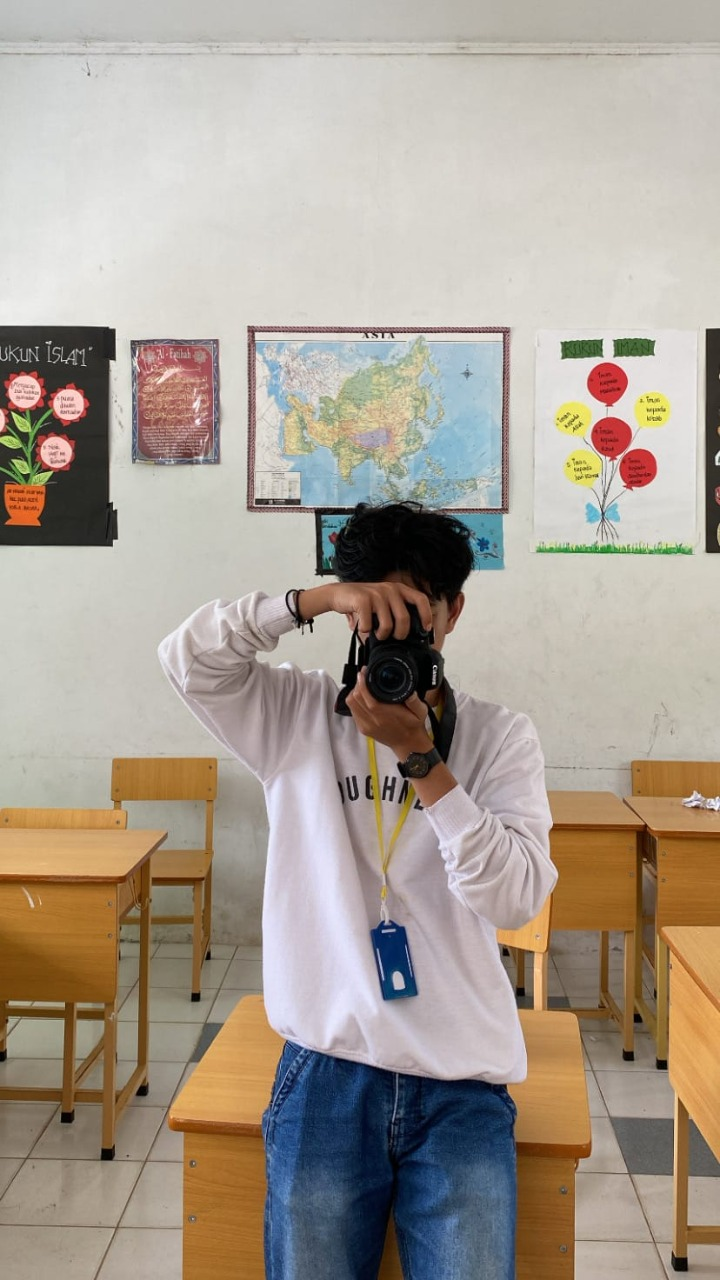
#> input picture Codingan/Foto11.jpeg, 720 x 1280 px
$ jupyter execute --allow-errors code.ipynb
#> lines starting #> are read from the running program, lines starting #| are printed output that depends on the picture
Membuat gambar menjadi GrayScale

[cell 1]
from turtle import color
import matplotlib, cv2
import matplotlib.pyplot as plt

foto1 = cv2.imread('Foto1.png')
#> (the rest of this cell did not finish here and is left out)

[cell 2]
foto2 = cv2.imread('Foto2.jpg')
#> (the rest of this cell did not finish here and is left out)

Histogram Equalization kualitas buruk

[cell 3]
import cv2, numpy as num
import matplotlib.pyplot as plt

gambarBuruk = cv2.imread('Foto3.jpeg')
#> (the rest of this cell did not finish here and is left out)

Blur Image

[cell 4]
import cv2

img = cv2.imread('Foto11.jpeg')
#> img is the input picture: shape (1280, 720, 3); mean B, G, R 147.6, 159.3, 169.6
img = cv2.resize(img, (500, 650))
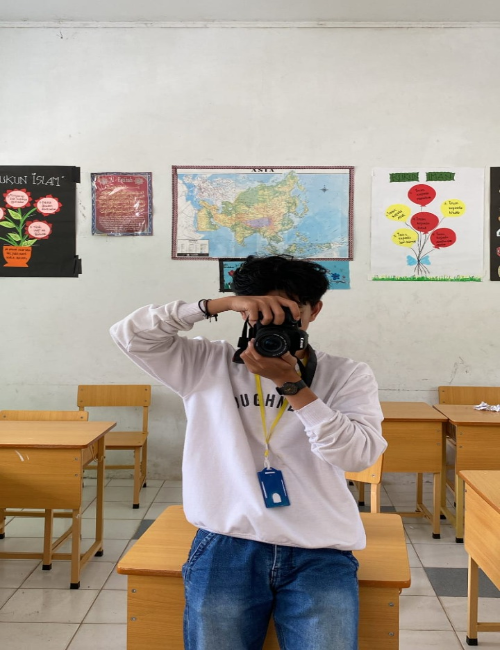
#> img: shape (650, 500, 3); mean B, G, R 147.5, 159.2, 169.5
blur_img = cv2.blur(img, (10, 10))
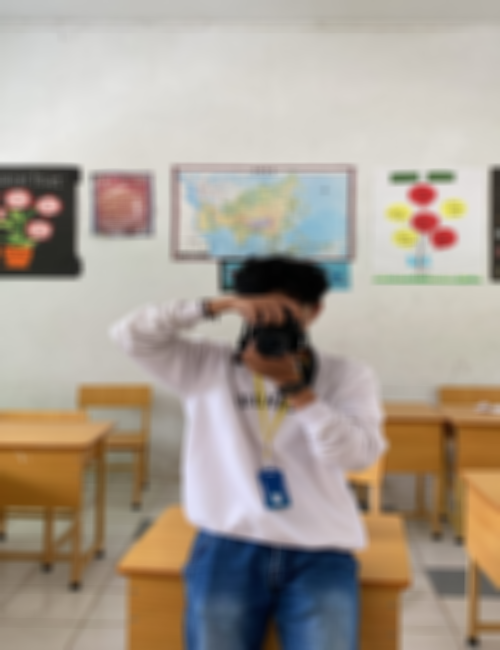
#> blur_img: shape (650, 500, 3); mean B, G, R 147.6, 159.3, 169.6

cv2.imshow('Blur Image', blur_img)
cv2.waitKey(0)

$ run again, with Codingan/Foto10.jpeg copied over Codingan/Foto11.jpeg
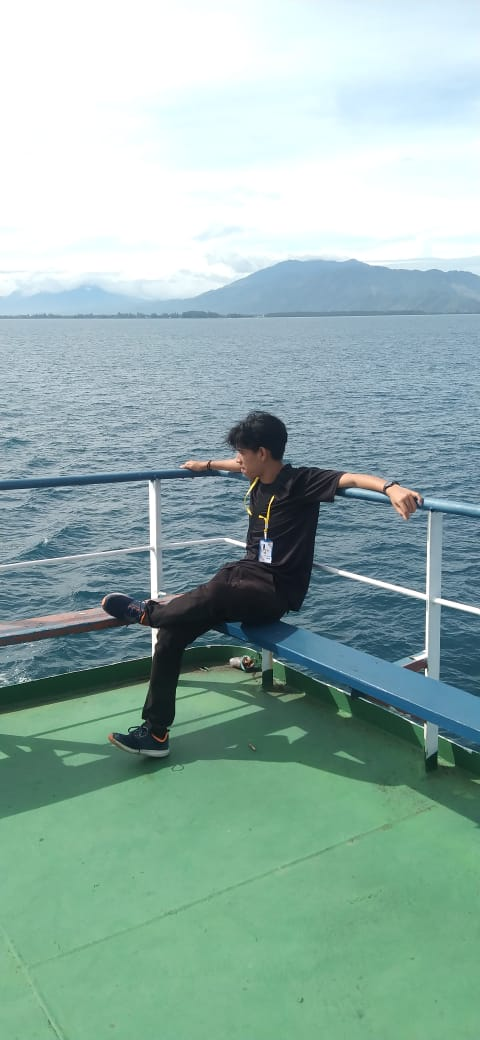
#> input picture Codingan/Foto10.jpeg, 480 x 1040 px
#> img is the input picture: shape (1040, 480, 3); mean B, G, R 170, 176.5, 147.3
#> `img = cv2.resize(img, (500, 650))`:
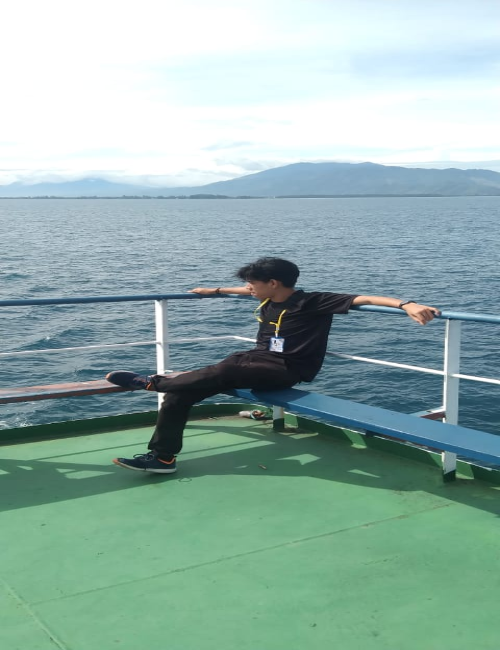
#> img: shape (650, 500, 3); mean B, G, R 170, 176.4, 147.2
#> `blur_img = cv2.blur(img, (10, 10))`:
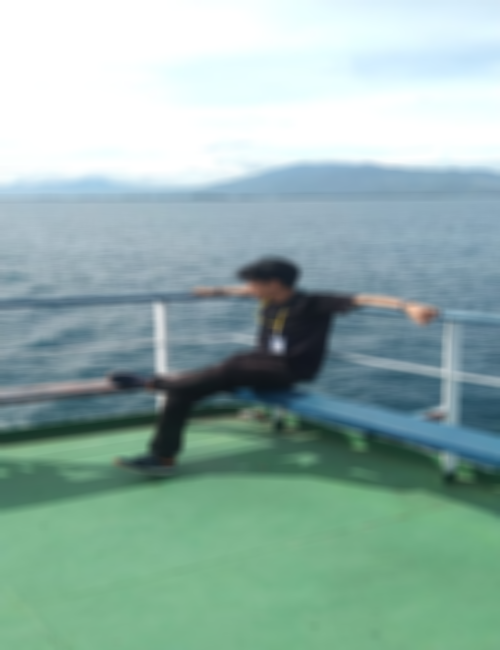
#> blur_img: shape (650, 500, 3); mean B, G, R 170.1, 176.5, 147.3

$ run again, with Codingan/Foto12.jpeg copied over Codingan/Foto11.jpeg
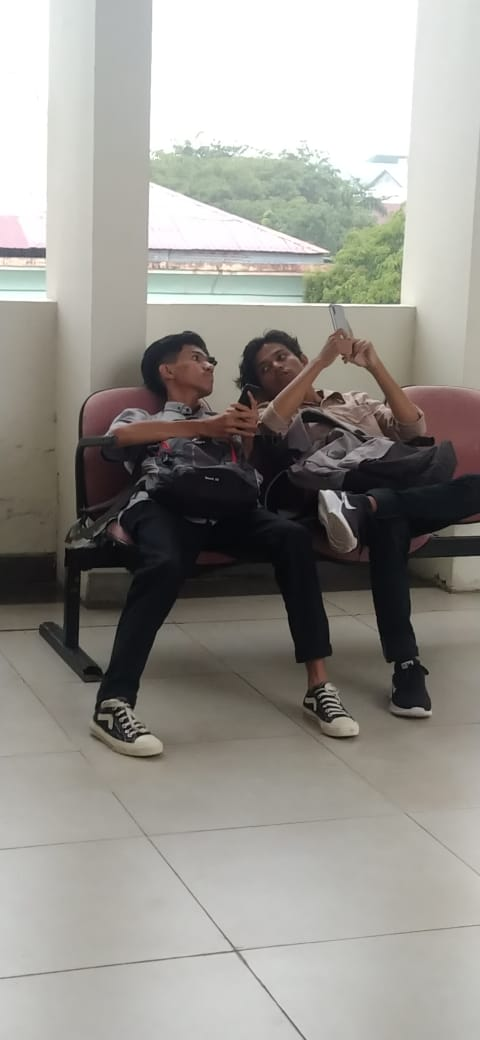
#> input picture Codingan/Foto12.jpeg, 480 x 1040 px
#> img is the input picture: shape (1040, 480, 3); mean B, G, R 144.2, 149.8, 152.1
#> `img = cv2.resize(img, (500, 650))`:
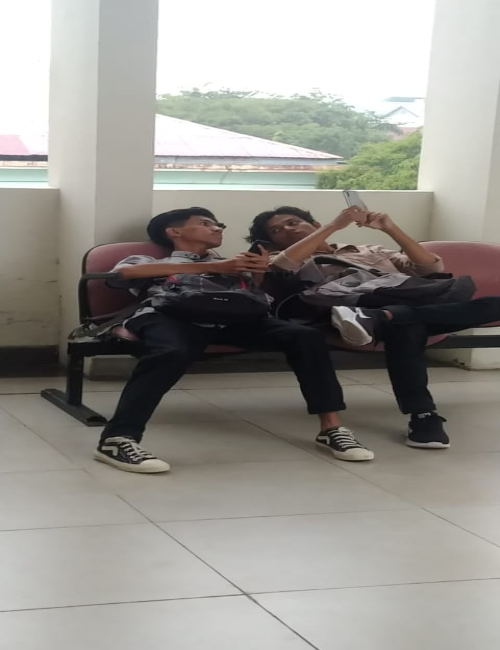
#> img: shape (650, 500, 3); mean B, G, R 144.2, 149.7, 152.1
#> `blur_img = cv2.blur(img, (10, 10))`:
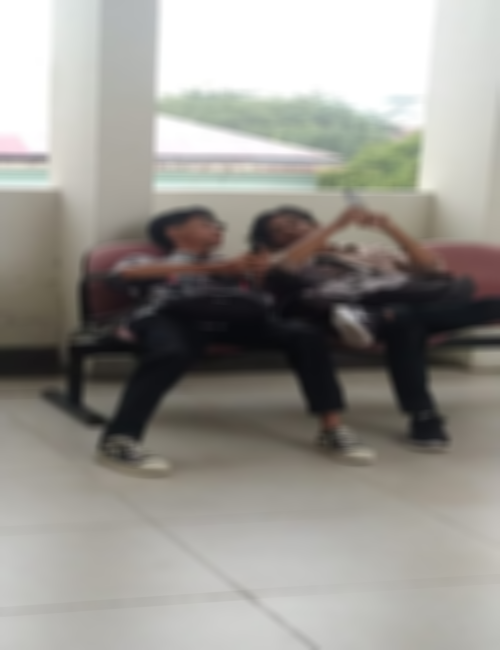
#> blur_img: shape (650, 500, 3); mean B, G, R 144.2, 149.8, 152.2

$ run again, with Codingan/Foto13.jpeg copied over Codingan/Foto11.jpeg
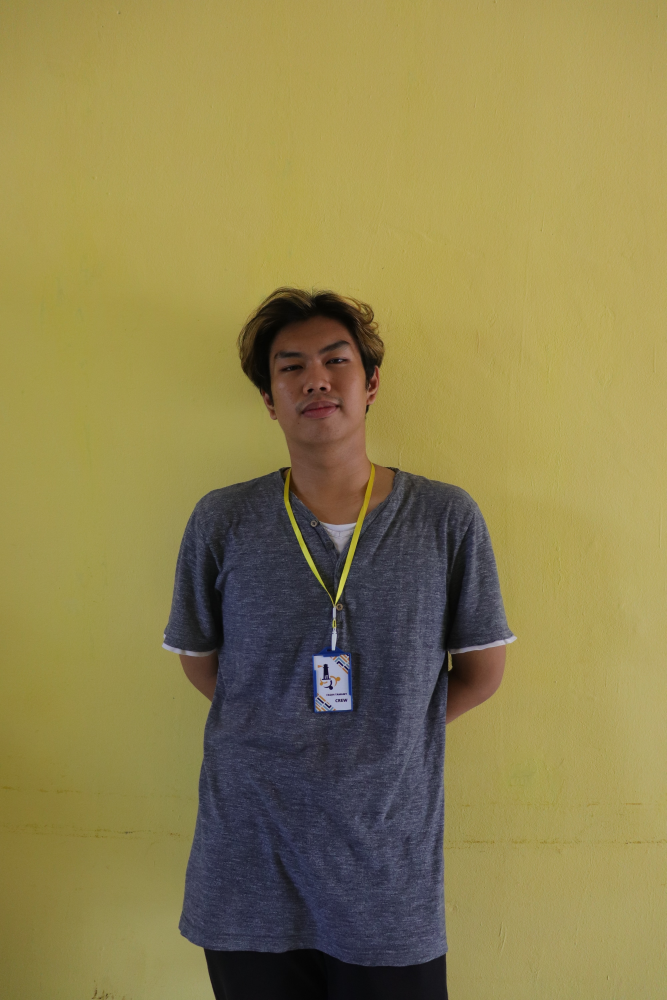
#> input picture Codingan/Foto13.jpeg, 2000 x 3000 px (shown at 1/3 size)
#> img is the input picture: shape (3000, 2000, 3); mean B, G, R 78.8, 130.9, 142.7
#> `img = cv2.resize(img, (500, 650))`:
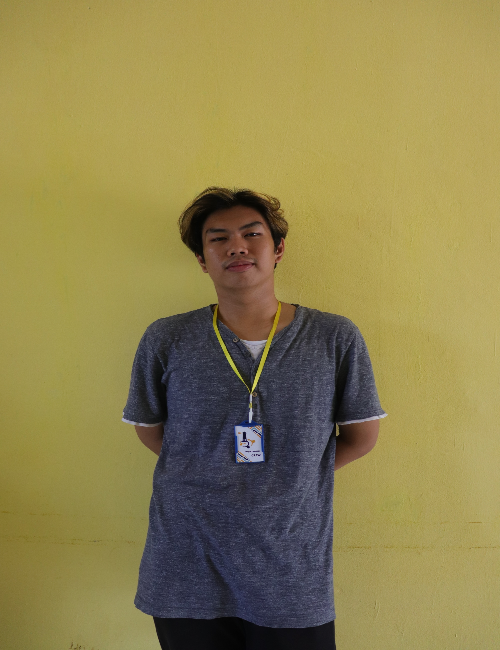
#> img: shape (650, 500, 3); mean B, G, R 78.7, 130.8, 142.6
#> `blur_img = cv2.blur(img, (10, 10))`:
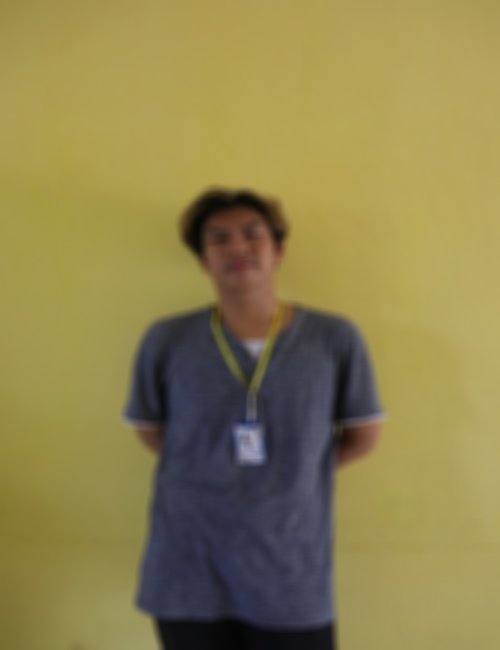
#> blur_img: shape (650, 500, 3); mean B, G, R 78.7, 130.8, 142.6
